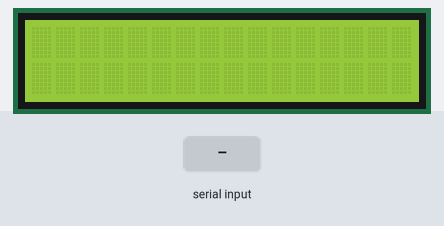
The sketch below on a simulated Arduino Uno, built with avr-gcc and run on an emulated ATmega328P. On the bench: 16×2 character LCD. The test bench sets the inputs (shaded band).

Above: at 1.2 s.
1.3 s: "1" received over Serial
At 2.2 s:
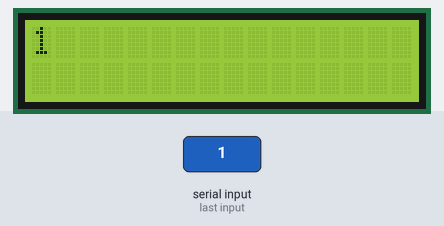
2.9 s: "0" received over Serial
At 3.4 s:
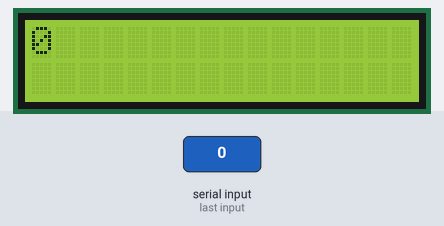
4.5 s: "2" received over Serial
At 5.9 s:
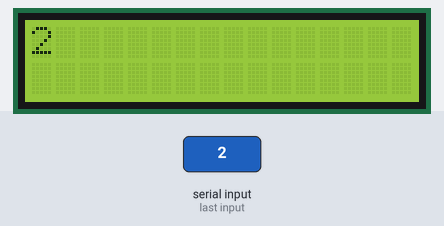
Timing chart, 0 to 7.5 s (numbered marks = the images above; inputs shaded):
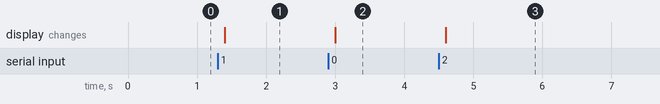

The sketch:

Serial_Monitor.ino
```cpp
// (licence header left out)
#include <LiquidCrystal.h>

// adjust this to suit your pins.
LiquidCrystal lcd(8, 9, 4, 5, 6, 7);

void setup() {
    lcd.begin(16, 2);

    // Initialize the serial port at a speed of 9600 baud
    Serial.begin(9600);
}

void loop() {
    // If characters arrived over the serial port...
    if (Serial.available()) {
        // Wait a bit for the entire message to arrive
        delay(100);

        // Clear the screen
        lcd.clear();

        // Write all characters received with the serial port to the LCD.
        while (Serial.available() > 0) {
            lcd.write(Serial.read());
        }
    }
}
```

Measured:
- after the input at 1.3 s, the display: changes after 0.10 s (image 1)
- after the input at 2.9 s, the display: changes after 0.10 s (image 2)
- after the input at 4.5 s, the display: changes after 0.10 s (image 3)
